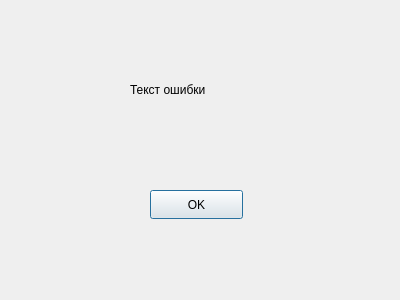
<?xml version="1.0" encoding="UTF-8"?>
<ui version="4.0">
 <class>error</class>
 <widget class="QDialog" name="error">
  <property name="geometry">
   <rect>
    <x>0</x>
    <y>0</y>
    <width>400</width>
    <height>300</height>
   </rect>
  </property>
  <property name="windowTitle">
   <string>Dialog</string>
  </property>
  <widget class="QPushButton" name="pushButton">
   <property name="geometry">
    <rect>
     <x>150</x>
     <y>190</y>
     <width>93</width>
     <height>29</height>
    </rect>
   </property>
   <property name="text">
    <string>OK</string>
   </property>
  </widget>
  <widget class="QLabel" name="errormessege">
   <property name="geometry">
    <rect>
     <x>130</x>
     <y>80</y>
     <width>181</width>
     <height>20</height>
    </rect>
   </property>
   <property name="text">
    <string>Текст ошибки</string>
   </property>
  </widget>
 </widget>
 <resources/>
 <connections/>
</ui>
